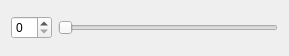
<?xml version="1.0" encoding="UTF-8"?>
<ui version="4.0">
 <class>SmallWidget</class>
 <widget class="QWidget" name="SmallWidget">
  <property name="geometry">
   <rect>
    <x>0</x>
    <y>0</y>
    <width>289</width>
    <height>56</height>
   </rect>
  </property>
  <property name="windowTitle">
   <string>Form</string>
  </property>
  <layout class="QHBoxLayout" name="horizontalLayout">
   <item>
    <widget class="QSpinBox" name="spinBox"/>
   </item>
   <item>
    <widget class="QSlider" name="horizontalSlider">
     <property name="orientation">
      <enum>Qt::Horizontal</enum>
     </property>
    </widget>
   </item>
  </layout>
 </widget>
 <resources/>
 <connections/>
</ui>
